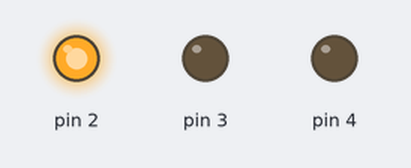
A sketch run on a simulated Arduino Uno, built with avr-gcc and run on an emulated ATmega328P. On the bench: output pins drawn as LEDs (lit = HIGH).

Above: at 2.5 s.
At 7.0 s:
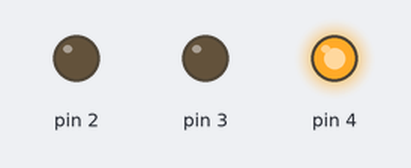
At 10.5 s:
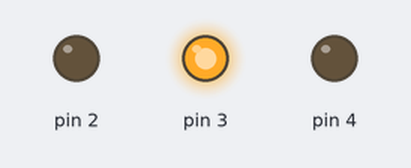
Timing chart, 0 to 15.6 s (numbered marks = the images above):
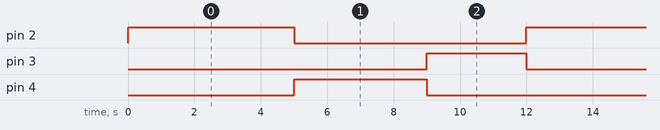

Measured:
- by itself, pin 2: alternates HIGH for 5.0 s and LOW for 7.0 s
- by itself, pin 3: alternates HIGH for 3.0 s and LOW for 9.0 s
- by itself, pin 4: alternates HIGH for 4.0 s and LOW for 8.0 s

The sketch:

codigo.ino
```cpp
// C++ code
//
void setup()
{
  pinMode(2, OUTPUT);
  pinMode(3, OUTPUT);
  pinMode(4, OUTPUT);
}

void loop()
{
  digitalWrite(2, HIGH);
  delay(5000); // Wait for 1000 millisecond(s)
  digitalWrite(2, LOW);
  digitalWrite(4, HIGH);
  delay(4000); // Wait for 1000 millisecond(s)
  digitalWrite(4, LOW);
  digitalWrite(3, HIGH);
  delay(3000);
  digitalWrite(3, LOW);


}
```
